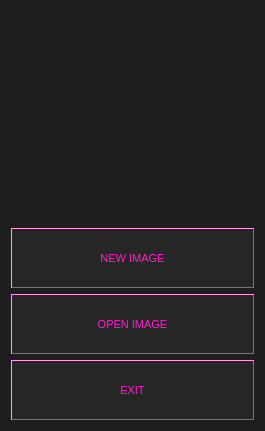
<?xml version="1.0" encoding="UTF-8"?>
<ui version="4.0">
 <class>MainWindow</class>
 <widget class="QMainWindow" name="MainWindow">
  <property name="geometry">
   <rect>
    <x>0</x>
    <y>0</y>
    <width>265</width>
    <height>431</height>
   </rect>
  </property>
  <property name="palette">
   <palette>
    <active>
     <colorrole role="Button">
      <brush brushstyle="SolidPattern">
       <color alpha="255">
        <red>30</red>
        <green>30</green>
        <blue>30</blue>
       </color>
      </brush>
     </colorrole>
     <colorrole role="Base">
      <brush brushstyle="SolidPattern">
       <color alpha="255">
        <red>30</red>
        <green>30</green>
        <blue>30</blue>
       </color>
      </brush>
     </colorrole>
     <colorrole role="Window">
      <brush brushstyle="SolidPattern">
       <color alpha="255">
        <red>30</red>
        <green>30</green>
        <blue>30</blue>
       </color>
      </brush>
     </colorrole>
    </active>
    <inactive>
     <colorrole role="Button">
      <brush brushstyle="SolidPattern">
       <color alpha="255">
        <red>30</red>
        <green>30</green>
        <blue>30</blue>
       </color>
      </brush>
     </colorrole>
     <colorrole role="Base">
      <brush brushstyle="SolidPattern">
       <color alpha="255">
        <red>30</red>
        <green>30</green>
        <blue>30</blue>
       </color>
      </brush>
     </colorrole>
     <colorrole role="Window">
      <brush brushstyle="SolidPattern">
       <color alpha="255">
        <red>30</red>
        <green>30</green>
        <blue>30</blue>
       </color>
      </brush>
     </colorrole>
    </inactive>
    <disabled>
     <colorrole role="Button">
      <brush brushstyle="SolidPattern">
       <color alpha="255">
        <red>30</red>
        <green>30</green>
        <blue>30</blue>
       </color>
      </brush>
     </colorrole>
     <colorrole role="Base">
      <brush brushstyle="SolidPattern">
       <color alpha="255">
        <red>30</red>
        <green>30</green>
        <blue>30</blue>
       </color>
      </brush>
     </colorrole>
     <colorrole role="Window">
      <brush brushstyle="SolidPattern">
       <color alpha="255">
        <red>30</red>
        <green>30</green>
        <blue>30</blue>
       </color>
      </brush>
     </colorrole>
    </disabled>
   </palette>
  </property>
  <property name="windowTitle">
   <string>Fotoshop v 0.03</string>
  </property>
  <property name="windowOpacity">
   <double>0.500000000000000</double>
  </property>
  <property name="autoFillBackground">
   <bool>false</bool>
  </property>
  <property name="styleSheet">
   <string notr="true">QMainWindow 
{
	 background-color: rgb(30, 30, 30);
	 border-style: outset;
	border-color: white;
}</string>
  </property>
  <widget class="QWidget" name="centralWidget">
   <layout class="QGridLayout" name="gridLayout">
    <item row="4" column="0">
     <widget class="QPushButton" name="OpenImageButton">
      <property name="minimumSize">
       <size>
        <width>200</width>
        <height>60</height>
       </size>
      </property>
      <property name="font">
       <font>
        <family>System</family>
        <pointsize>8</pointsize>
        <weight>9</weight>
        <italic>false</italic>
        <bold>false</bold>
       </font>
      </property>
      <property name="styleSheet">
       <string notr="true">QPushButton {
	color: rgb(255, 32, 203);
	font: 75 8pt &quot;System&quot;;

     border-style: outset;
	 
	border-color: rgb(255, 32, 203);
	 background-color: rgb(38, 38, 38);
	 border-width: 1px;
}

 QPushButton:hover{

	border-width: 4px;
	border-color: rgb(25, 205, 255);
	color: rgb(25,205,255);


 }</string>
      </property>
      <property name="text">
       <string>OPEN IMAGE</string>
      </property>
     </widget>
    </item>
    <item row="3" column="0">
     <widget class="QPushButton" name="NewImageButton">
      <property name="minimumSize">
       <size>
        <width>200</width>
        <height>60</height>
       </size>
      </property>
      <property name="font">
       <font>
        <family>System</family>
        <pointsize>8</pointsize>
        <weight>9</weight>
        <italic>false</italic>
        <bold>false</bold>
       </font>
      </property>
      <property name="autoFillBackground">
       <bool>false</bool>
      </property>
      <property name="styleSheet">
       <string notr="true">QPushButton {
	color: rgb(255, 32, 203);
	font: 75 8pt &quot;System&quot;;

     border-style: outset;
	 
	border-color: rgb(255, 32, 203);
	 background-color: rgb(38, 38, 38);
	 border-width: 1px;
}

 QPushButton:hover{

	border-width: 4px;
	border-color: rgb(25, 205, 255);
	color: rgb(25,205,255);


 }</string>
      </property>
      <property name="text">
       <string>NEW IMAGE</string>
      </property>
     </widget>
    </item>
    <item row="5" column="0">
     <widget class="QPushButton" name="ExitButton">
      <property name="minimumSize">
       <size>
        <width>200</width>
        <height>60</height>
       </size>
      </property>
      <property name="font">
       <font>
        <family>System</family>
        <pointsize>8</pointsize>
        <weight>9</weight>
        <italic>false</italic>
        <bold>false</bold>
       </font>
      </property>
      <property name="styleSheet">
       <string notr="true">QPushButton {
	color: rgb(255, 32, 203);
	font: 75 8pt &quot;System&quot;;

     border-style: outset;
	 
	 border-color: rgb(255, 32, 203);
	 background-color: rgb(38, 38, 38);
	 border-width: 1px;
}

 QPushButton:hover{
 
	border-width: 4px;
	border-color: rgb(25, 205, 255);
	color: rgb(25,205,255);

 }</string>
      </property>
      <property name="text">
       <string>EXIT</string>
      </property>
     </widget>
    </item>
    <item row="1" column="0">
     <widget class="QLabel" name="label">
      <property name="minimumSize">
       <size>
        <width>200</width>
        <height>120</height>
       </size>
      </property>
      <property name="styleSheet">
       <string notr="true">QMainWindow 
{
background black;
}</string>
      </property>
      <property name="text">
       <string/>
      </property>
      <property name="pixmap">
       <pixmap resource="Images/Images.qrc">:/blooddragon2.png</pixmap>
      </property>
      <property name="scaledContents">
       <bool>true</bool>
      </property>
      <property name="alignment">
       <set>Qt::AlignCenter</set>
      </property>
     </widget>
    </item>
    <item row="2" column="0">
     <spacer name="verticalSpacer">
      <property name="orientation">
       <enum>Qt::Vertical</enum>
      </property>
      <property name="sizeHint" stdset="0">
       <size>
        <width>20</width>
        <height>40</height>
       </size>
      </property>
     </spacer>
    </item>
   </layout>
  </widget>
 </widget>
 <layoutdefault spacing="6" margin="11"/>
 <resources>
  <include location="Images/Images.qrc"/>
 </resources>
 <connections/>
</ui>
